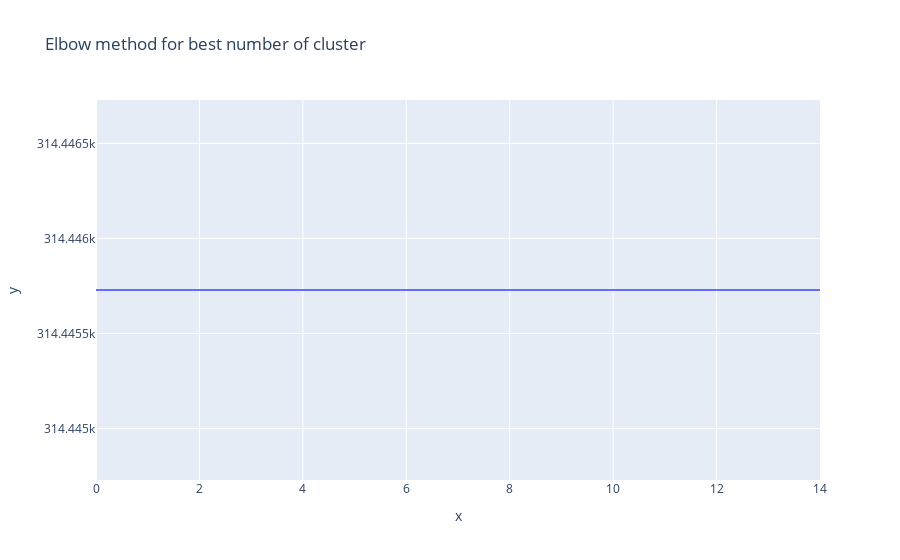

Notebook cell for this chart:
### Code cell
inertia = []
for i in range(15):
    kmeans = KMeans(n_clusters=n_cluster, random_state=42, n_init=10)
    kmeans.fit(pd_user_scaled)
    inertia.append(kmeans.inertia_)


fig = px.line(
    x=range(15),
    y=inertia,
    title="Elbow method for best number of cluster",
)
fig.show()

### Figure 1 — Plotly figure (JSON) as saved in the notebook; plotly's stock layout.template omitted (floating-point values rounded to 4 significant figures)
{"data": [{"hovertemplate": "x=%{x}<br>y=%{y}<extra></extra>", "legendgroup": "", "line": {"color": "#636efa", "dash": "solid"}, "marker": {"symbol": "circle"}, "mode": "lines", "name": "", "orientation": "v", "showlegend": false, "type": "scatter", "x": [0, 1, 2, 3, 4, 5, 6, 7, 8, 9, 10, 11, 12, 13, 14], "xaxis": "x", "y": [314400.0, 314400.0, 314400.0, 314400.0, 314400.0, 314400.0, 314400.0, 314400.0, 314400.0, 314400.0, 314400.0, 314400.0, 314400.0, 314400.0, 314400.0], "yaxis": "y"}], "layout": {"legend": {"tracegroupgap": 0}, "title": {"text": "Elbow method for best number of cluster"}, "xaxis": {"anchor": "y", "domain": [0, 1], "title": {"text": "x"}}, "yaxis": {"anchor": "x", "domain": [0, 1], "title": {"text": "y"}}}}
